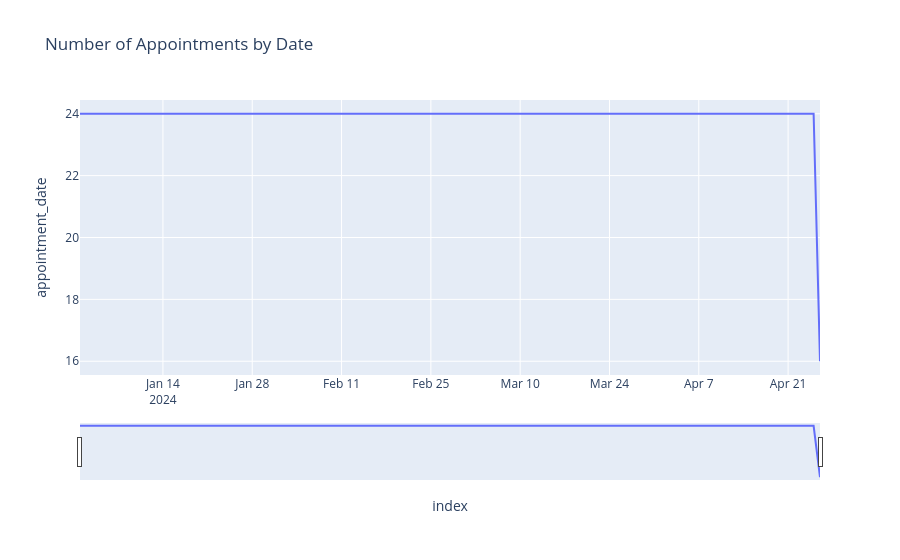

Notebook cell for this chart:
### Code cell
appointment_date = df['appointment_date'].dt.date
appointment_date_counts = appointment_date.value_counts().reset_index()
appointment_date_counts.columns = ['index', 'appointment_date']

fig = px.line(appointment_date_counts,
    x = appointment_date_counts['index'],
    y = appointment_date_counts['appointment_date'],
    labels={'x':'Date', 'y':'Appointments'},
    title = 'Number of Appointments by Date'
)
fig.update_xaxes(rangeslider_visible=True)
fig.show()

### Figure 1 — Plotly figure (JSON) as saved in the notebook; plotly's stock layout.template omitted (floating-point values rounded to 4 significant figures)
{"data": [{"hovertemplate": "index=%{x}<br>appointment_date=%{y}<extra></extra>", "legendgroup": "", "line": {"color": "#636efa", "dash": "solid"}, "marker": {"symbol": "circle"}, "mode": "lines", "name": "", "orientation": "v", "showlegend": false, "type": "scatter", "x": ["2024-01-01", "2024-01-02", "2024-01-03", "2024-01-04", "2024-01-05", "2024-01-06", "2024-01-07", "2024-01-08", "2024-01-09", "2024-01-10", "2024-01-11", "2024-01-12", "2024-01-13", "2024-01-14", "2024-01-15", "2024-01-16", "2024-01-17", "2024-01-18", "2024-01-19", "2024-01-20", "2024-01-21", "2024-01-22", "2024-01-23", "2024-01-24", "2024-01-25", "2024-01-26", "2024-01-27", "2024-01-28", "2024-01-29", "2024-01-30", "2024-01-31", "2024-02-01", "2024-02-02", "2024-02-03", "2024-02-04", "2024-02-05", "2024-02-06", "2024-02-07", "2024-02-08", "2024-02-09", "2024-02-10", "2024-02-11", "2024-02-12", "2024-02-13", "2024-02-14", "2024-02-15", "2024-02-16", "2024-02-17", "2024-02-18", "2024-02-19", "2024-02-20", "2024-02-21", "2024-02-22", "2024-02-23", "2024-02-24", "2024-02-25", "2024-02-26", "2024-02-27", "2024-02-28", "2024-02-29", "2024-03-01", "2024-03-02", "2024-03-03", "2024-03-04", "2024-03-05", "2024-03-06", "2024-03-07", "2024-03-08", "2024-03-09", "2024-03-10", "2024-03-11", "2024-03-12", "2024-03-13", "2024-03-14", "2024-03-15", "2024-03-16", "2024-03-17", "2024-03-18", "2024-03-19", "2024-03-20", "2024-03-21", "2024-03-22", "2024-03-23", "2024-03-24", "2024-03-25", "2024-03-26", "2024-03-27", "2024-03-28", "2024-03-29", "2024-03-30", "2024-03-31", "2024-04-01", "2024-04-02", "2024-04-03", "2024-04-04", "2024-04-05", "2024-04-06", "2024-04-07", "2024-04-08", "2024-04-09", "2024-04-10", "2024-04-11", "2024-04-12", "2024-04-13", "2024-04-14", "2024-04-15", "2024-04-16", "2024-04-17", "2024-04-18", "2024-04-19", "2024-04-20", "2024-04-21", "2024-04-22", "2024-04-23", "2024-04-24", "2024-04-25", "2024-04-26"], "xaxis": "x", "y": [24, 24, 24, 24, 24, 24, 24, 24, 24, 24, 24, 24, 24, 24, 24, 24, 24, 24, 24, 24, 24, 24, 24, 24, 24, 24, 24, 24, 24, 24, 24, 24, 24, 24, 24, 24, 24, 24, 24, 24, 24, 24, 24, 24, 24, 24, 24, 24, 24, 24, 24, 24, 24, 24, 24, 24, 24, 24, 24, 24, 24, 24, 24, 24, 24, 24, 24, 24, 24, 24, 24, 24, 24, 24, 24, 24, 24, 24, 24, 24, 24, 24, 24, 24, 24, 24, 24, 24, 24, 24, 24, 24, 24, 24, 24, 24, 24, 24, 24, 24, 24, 24, 24, 24, 24, 24, 24, 24, 24, 24, 24, 24, 24, 24, 24, 24, 16], "yaxis": "y"}], "layout": {"legend": {"tracegroupgap": 0}, "title": {"text": "Number of Appointments by Date"}, "xaxis": {"anchor": "y", "domain": [0, 1], "rangeslider": {"visible": true}, "title": {"text": "index"}}, "yaxis": {"anchor": "x", "domain": [0, 1], "title": {"text": "appointment_date"}}}}
